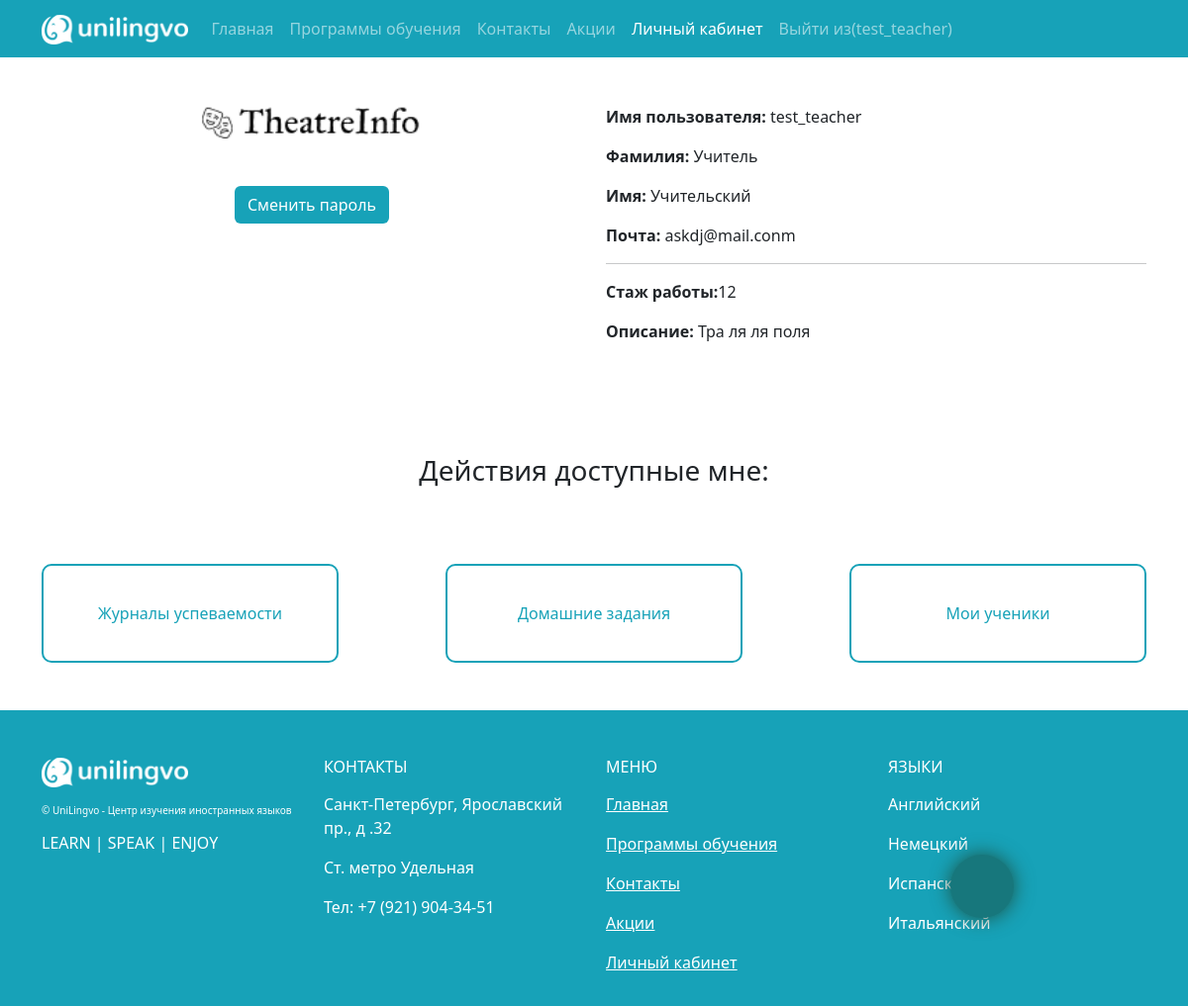
/profiles/personal-area/ (signed in), run on the app's committed database.
### app_profiles/models.py (models this page shows, shortened)
class Teacher(User):
    experience = models.CharField(max_length=255, verbose_name="Опыт работы")
    photo = models.ImageField(upload_to = get_file_path, verbose_name="Фотография", blank = True)
    description = models.TextField(verbose_name="Описание сотрудника")
    class Meta:
        verbose_name = "Учитель"
        verbose_name_plural = "Учителя"

### app_profiles/views.py (the view)
# urls.py: path('personal-area/', PersonalArea.as_view(), name='personal_area'),
class PersonalArea(DataMixin, LoginRequiredMixin, TemplateView):
    login_url = reverse_lazy('profiles:login')
    template_name = 'app_profiles/personal-area.html'
    def get_context_data(self, **kwargs):
        context = super().get_context_data(**kwargs)
        data_mixin_context = self.get_user_context(title = "Личный кабинет", test = "test")
        if self.request.user.groups.filter(name='teacher').exists():
            context["techer_user"] = Teacher.objects.get(id = self.request.user.id)
        if self.request.user.groups.filter(name='student').exists():
            context["student_user"] = Student.objects.get(id = self.request.user.id)
        return dict(list(context.items()) + list(data_mixin_context.items()))

### app_lancen/utils.py (called while the page is built)
def get_student(id):
    try:
        return Student.objects.get(pk = id)
    except:
        return False

def get_teacher(id):
    try:
        return Teacher.objects.get(pk = id)
    except:
        return False

    def get_user_context(self, **kwargs):
        context = kwargs
        modern_menu = menu.copy()
        if  self.request.user.is_authenticated:
            modern_menu.append({'title' : "Личный кабинет" , 'link' : 'profiles:personal_area'})
        if self.request.user.groups.filter(name='teacher').exists():
            context["pers_area_items"] = teacher_pers_area_items
        if self.request.user.groups.filter(name='student').exists():
            context["pers_area_items"] = student_pers_area_items
        if self.request.user.is_superuser:
            context["pers_area_items"] = admin_pers_area_items
        context['menu'] = modern_menu
        context["recall_form"] = RecallForm
        context['contact_form'] = ContactForm
        return context

### app_profiles/templatetags/app_profiles_tags.py (called while the page is built)
@register.simple_tag()
def teacher_or_student(user_id):
    if get_student(user_id):
        return "student"
    elif get_teacher(user_id):
        return "teacher"
    else:
        return False

@register.inclusion_tag('templatetags/app_profiles/teacher_profile.html')
def teacher_profile(id_user):
    teacher = Teacher.objects.get(pk = id_user)
    return {'teacher': teacher }

### templates/app_profiles/personal-area.html (shortened to what this page needs)
{% extends 'base.html' %}
{% load bootstrap5 %}
{% load static %}
{% load app_profiles_tags %}
{% block other_css %}
<link rel="stylesheet" href="{% static 'app_profiles/css/profile.css' %}">
{% endblock other_css %}
{% block content %}
<section>
    {%  teacher_or_student request.user.id as role_user %}
    {% if role_user == "teacher" %} {% teacher_profile request.user.id %}{% endif %}
</section>
<section class = "pt-5 pb-5">
    <h3 class = "text-center">Действия доступные мне:</h3>
    <div class="d-flex justify-content-lg-between justify-content-center flex-wrap mt-5">
        {% for item in pers_area_items  %}
            <a class = "control_panel_link" href="{% url item.link %}">{{item.title}}</a>
        {% endfor %}
    </div>
</section>
{% endblock content %}

### templates/base.html (shortened to what this page needs)
<!DOCTYPE html>
<html lang="en" class="h-100">
<head>
    {% load static %}
    {% load bootstrap5 %}
    {% load bootstrap_icons %}
    {% bootstrap_css %}
    <link type="text/css" href="{% static 'app_lancen/css/style.css' %}" rel="stylesheet" />
    <link rel="stylesheet" href="https://cdn.jsdelivr.net/npm/bootstrap-icons@1.9.1/font/bootstrap-icons.css">
    {% block other_css %}{% endblock other_css %}
</head>
<body class="d-flex flex-column h-100">
    <header>
        <nav class="navbar navbar-expand-lg navbar-dark my_bg_info" >
            <div class="container">
              <a class="navbar-brand" href="{% url 'lancen:index' %}">
                <img src="{% static 'app_lancen/img/new_lancen_logo.png' %} " alt="" style = "height:30px;">
              </a>
              <div class="collapse navbar-collapse" id="navbarSupportedContent">
                <ul class="navbar-nav me-auto mb-2 mb-lg-0">
                    {% for m in menu %}
                    <li class="nav-item">
                        <a class="nav-link" href="{% url m.link  %}" >
                            {{m.title}}
                        </a>
                    </li>
                    {% endfor %}
                    <li class="nav-item">
                        {% if not request.user.is_authenticated %}
                        <a class="nav-link" href="{% url 'profiles:login' %}">Авторизация</a>
                        {% else %}
                        <a class="nav-link" href="{% url 'profiles:logout' %}">Выйти из({{request.user.username}})</a>
                        {% endif %}
                    </li>
                </ul>
              </div>
            </div>
        </nav>
    </header>
    <main>
        <div class="container">
            {% block content %}{% endblock content %}
        </div>
    </main>
    <footer class="footer mt-auto py-3 my_bg_info pt-5">
        <div class="container">
            <div class="row text-white">
                <div class="col-lg-3 col-md-6 col-sm-12">
                    <div class="logo" >
                        <img src="{% static 'app_lancen/img/new_lancen_logo.png' %} " alt="" style = "height:30px;">
                    </div>
                    <div class="mt-3">
                        <p style = "font-size: 10px;">&copy; UniLingvo - Центр изучения иностранных языков</p>
                        <h6>LEARN | SPEAK | ENJOY</h6>
                    </div>
                </div>
                <div class="col-lg-3 col-md-6 col-sm-12">
                   <h6 class = "">КОНТАКТЫ</h6>
                    <p class = "mt-3"> Санкт-Петербург, Ярославский пр., д .32</p>
                    <p class = "mt-3"> Ст. метро Удельная</p>
                    <p class = "mt-3"> Тел: +7 (921) 904-34-51</p>
                </div>
                <div class="col-lg-3 col-md-6 col-sm-12 ">
                    <h6 class = "">МЕНЮ</h6>
                    {% for m in menu  %}
                        <p class = "mt-3"> <a href="{% url m.link %}" class = "text-white">{{m.title}}</a></p>
                    {% endfor %}
                </div>
                <div class="col-lg-3 col-md-6 col-sm-12">
                    <h6 class = "">ЯЗЫКИ</h6>
                    <p class = "mt-3"> Английский</p>
                    <p class = "mt-3"> Немецкий</p>
                    <p class = "mt-3"> Испанский</p>
                    <p class = "mt-3"> Итальянский</p>
                </div>
            </div>
        </div>
    </footer>
{% block call_icons %}
    <div class="call_button_wrapper">
        {% if request.user.is_authenticated %}
        <a class="animate_icon call_icon_main" data-bs-toggle="offcanvas" href="#offcanvasExample" role="button" aria-controls="offcanvasExample">
        </a>
        {% endif %}
    </div>
{% endblock call_icons %}
</body>
</html>

### templates/templatetags/app_profiles/teacher_profile.html
{% load static %}
<div class="row pt-5 pb-5">
    <div class="col-lg-6 align-items-center">
        <img class = "d-block m-auto" style = "width:230px;"
        {% if teacher.photo %}
        src="{{teacher.photo.url}}"
        {% else %}
        src="{% static 'app_profiles/img/profile.png' %}"
        {% endif %}
        alt="teacher.photo" srcset="">
        <div class="mt-5 text-center">
            <a class = "btn my_bg_info text-white" href="{% url 'profiles:change_password' %}"> Сменить пароль</a>
        </div>
    </div>
    <div class="col-lg-6">
        <p><b>Имя пользователя:</b> {{teacher.username}}</p>
        <p><b>Фамилия:</b> {{teacher.first_name}}</p>
        <p><b>Имя:</b> {{teacher.last_name}}</p>
        <p><b>Почта:</b> {% if teacher.email %} {{teacher.email}} {% else %} -- {% endif %} </p>
        <hr>
        <p><b>Стаж работы:</b>{{teacher.experience}} </p>
        <p><b>Описание:</b> {{teacher.description}} </p>
    </div>
</div>

### app_lancen/static/app_lancen/css/style.css (style rules this page uses)
.my_bg_info { background-color:#17a2b8 !important; }
.call_button_wrapper { display: flex; justify-content: space-between; align-items: center; width: 180px; position: fixed; top: 85%; right: 5%; z-index: 2; }
.message_icon_main, .call_icon_main, .arrow_up { min-width: 4.0rem; min-height: 4.0rem; display: flex; justify-content: center; align-items: center; font-size: 1.0rem; color: white; border-radius: 100%; background-color: #17777c; box-shadow: 0 0 20px #1d5243; cursor: pointer; transition: 5s all ease; }

### app_profiles/static/app_profiles/css/profile.css (style rules this page uses)
.control_panel_link { width: 300px; height: 100px; border-radius: 10px; text-decoration: none; border: 2px solid #17a2b8; color: #17a2b8; display: flex; justify-content: center; align-items: center; margin-top: 30px; }

### data on the page
Teacher: photo (picture), experience "12", description "Тра ля ля поля"

### other printed values
{{ m.title }} "Главная" "Программы обучения" "Контакты" "Акции" "Личный кабинет"
{{ request.user.username }} "test_teacher"
{{ teacher.username }} "test_teacher"
{{ teacher.first_name }} "Учитель"
{{ teacher.last_name }} "Учительский"
{{ teacher.email }} "askdj@mail.conm"
{{ item.title }} "Журналы успеваемости" "Домашние задания" "Мои ученики"
